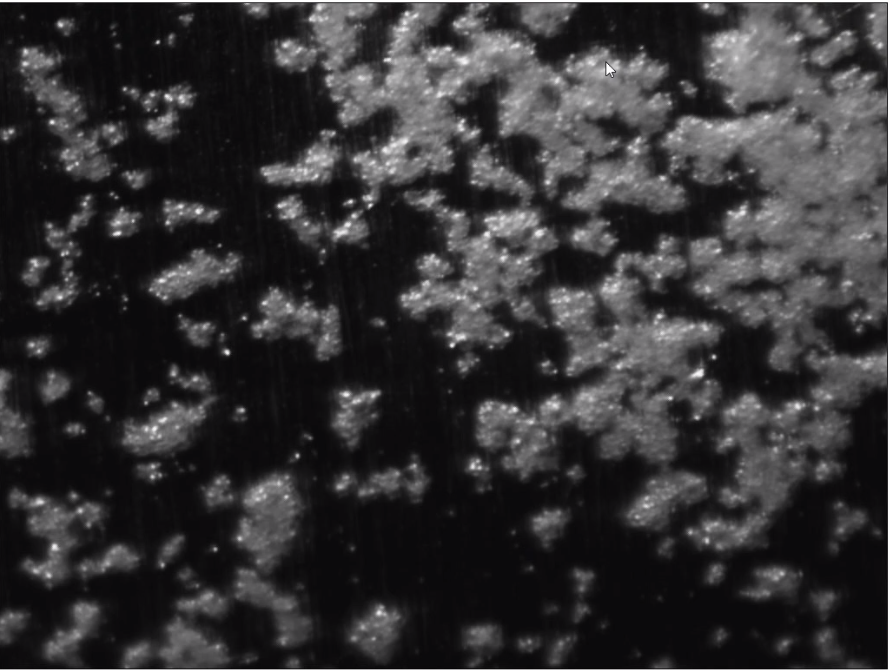
%> input picture Capture10.PNG, 890 x 670 px
$ octave hey23.m   (GNU Octave 9; MATLAB toolbox functions it lacks are replaced by stand-ins)
%> lines starting %> are read from the running program, lines starting %| are printed output that depends on the picture; in (x1, y1, x2, y2) boxes, pixels count from 0 and x2, y2 are one past the last pixel; in counts of white or black regions, pixels touching at a corner belong together; the program's own positions count from 1
clc;    % Clear the command window.
close all;  % Close all figures (except those of imtool.)
clear;  % Erase all existing variables. Or clearvars if you want.
workspace;  % Make sure the workspace panel is showing.
format long g;
format compact;
fontSize = 18;

%===============================================================================
% Read in gray scale demo image.
folder = pwd; % Determine where demo folder is (works with all versions).
baseFileName = 'Capture10.PNG';
% Get the full filename, with path prepended.
fullFileName = fullfile(folder, baseFileName);
% Check if file exists.
if ~exist(fullFileName, 'file')
  % The file doesn't exist -- didn't find it there in that folder.
  % Check the entire search path (other folders) for the file by stripping off the folder.
  fullFileNameOnSearchPath = baseFileName; % No path this time.
  if ~exist(fullFileNameOnSearchPath, 'file')
    % Still didn't find it.  Alert user.
    errorMessage = sprintf('Error: %s does not exist in the search path folders.', fullFileName);
    uiwait(warndlg(errorMessage));
    return;
  end
end
rgbImage = imread(fullFileName);
%> rgbImage is the input picture: size 670x890x3 uint8; mean R, G, B 52.3, 51, 52.5

% Get the dimensions of the image.
% numberOfColorChannels should be = 1 for a gray scale image, and 3 for an RGB color image.
[rows, columns, numberOfColorChannels] = size(rgbImage)
if numberOfColorChannels > 1
  % It's not really gray scale like we expected - it's color.
  % Use weighted sum of ALL channels to create a gray scale image.
  %   grayImage = rgb2gray(rgbImage);
  % ALTERNATE METHOD: Convert it to gray scale by taking only the green channel,
  % which in a typical snapshot will be the least noisy channel.
  grayImage = rgbImage(:, :, 1); % Take red channel.
else
  grayImage = rgbImage; % It's already gray scale.
end
% Now it's gray scale with range of 0 to 255.

% Display the image.
subplot(3, 3, 1);
imshow(grayImage, []);
title('Original Image', 'FontSize', fontSize, 'Interpreter', 'None');
axis('on', 'image');
hp = impixelinfo();

%------------------------------------------------------------------------------
% Set up figure properties:
% Enlarge figure to full screen.
set(gcf, 'Units', 'Normalized', 'OuterPosition', [0, 0.04, 1, 0.96]);
% Get rid of tool bar and pulldown menus that are along top of figure.
% set(gcf, 'Toolbar', 'none', 'Menu', 'none');
% Give a name to the title bar.
set(gcf, 'Name', 'Demo by ImageAnalyst', 'NumberTitle', 'Off')
drawnow;

% Binarize the image
binaryImage = grayImage > 128;
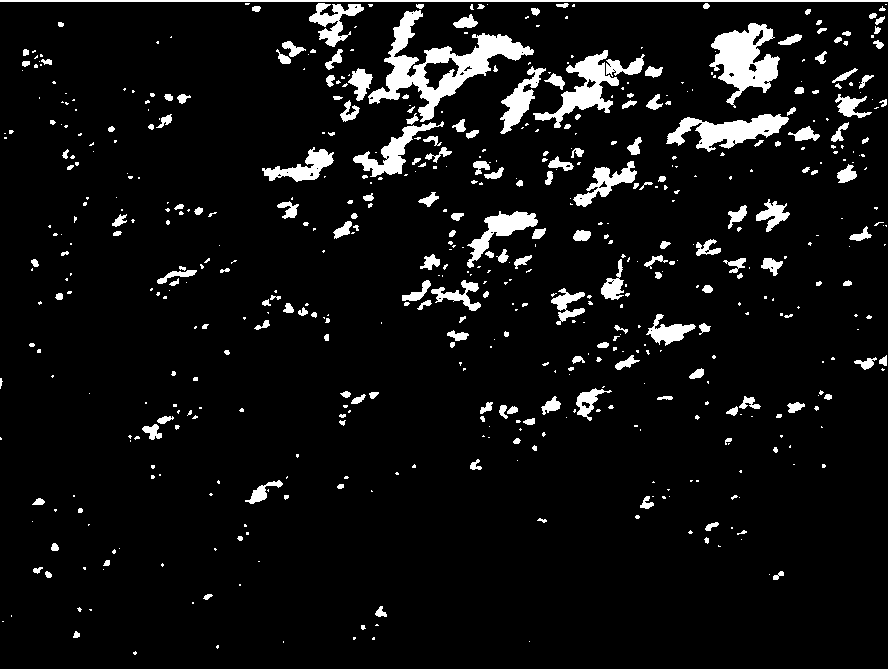
%> binaryImage: size 670x890 logical; 7.2% white; 578 white regions (368 under 20 px), largest, box (x1, y1, x2, y2) and area: (368, 10, 534, 122) 4950, (0, 0, 890, 670) 4004, (709, 23, 780, 108) 3023
% Display the image.
subplot(3, 3, 2);
imshow(binaryImage, []);
title('Binary Image', 'FontSize', fontSize, 'Interpreter', 'None');
axis('on', 'image');

% Make one type of mask, and display it.
mask1 = bwareafilt(binaryImage, 1);
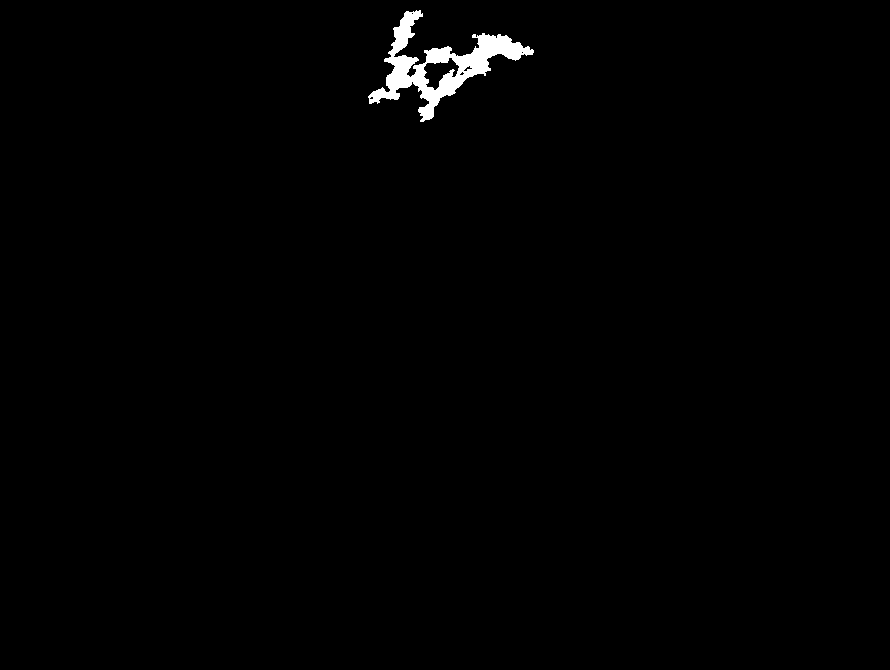
%> mask1: size 670x890 logical; 0.83% white; 1 white region, box (x1, y1, x2, y2) and area: (368, 10, 534, 122) 4950
mask1 = imfill(mask1, 'holes');
%> mask1: size 670x890 logical; 0.93% white; 1 white region, box (x1, y1, x2, y2) and area: (368, 10, 534, 122) 5534
% Display the image.
subplot(3, 3, 3);
imshow(mask1, []);
title('Mask1 = exact outline of biggest blob', 'FontSize', fontSize, 'Interpreter', 'None');
axis('on', 'image');
% Find boundary and display it
boundary1 = bwboundaries(mask1);
%> boundary1 = 1 boundary; box (x1, y1, x2, y2) and points: (368, 10, 534, 122) 737
hold on;
plot(boundary1{1}(:, 2), boundary1{1}(:, 1), 'r-', 'LineWidth', 2);

% Make another type of mask, and display it.
mask2 = imclose(binaryImage, true(3));
%> mask2: size 670x890 logical; 7.5% white; 482 white regions (300 under 20 px), largest, box (x1, y1, x2, y2) and area: (0, 0, 890, 670) 12171, (709, 23, 780, 108) 3095, (533, 50, 645, 128) 2540
mask2 = bwareafilt(mask2, 1);
%> mask2: size 670x890 logical; 2% white; 1 white region, box (x1, y1, x2, y2) and area: (0, 0, 890, 670) 12171
mask2 = imfill(mask2, 'holes');
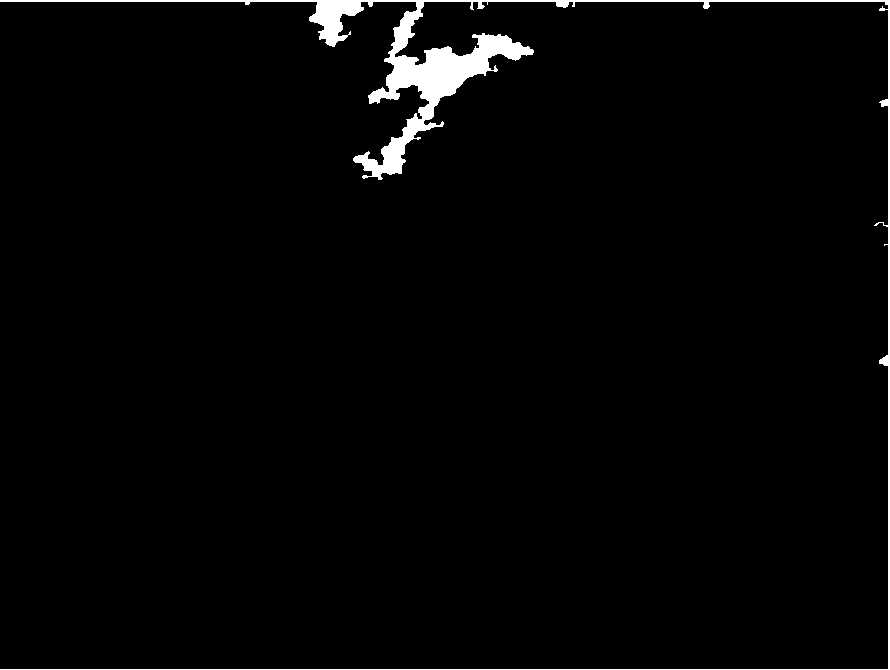
%> mask2: size 670x890 logical; 2.2% white; 1 white region, box (x1, y1, x2, y2) and area: (0, 0, 890, 670) 12973
mask2 = bwconvhull(mask2);
%> mask2: size 670x890 logical; every value is 1
% Display the image.
subplot(3, 3, 4);
imshow(mask2, []);
title('Mask2 = smoothed then convex hull', 'FontSize', fontSize, 'Interpreter', 'None');
axis('on', 'image');
% Find boundary and display it
boundary2 = bwboundaries(mask2);
%> boundary2 = 1 boundary; box (x1, y1, x2, y2) and points: (0, 0, 890, 670) 3117
hold on;
plot(boundary2{1}(:, 2), boundary2{1}(:, 1), 'r-', 'LineWidth', 2);

% Make another type of mask, and display it.
windowWidth = 89;
kernel = ones(windowWidth) / windowWidth^2;
threshold = 0.13;
mask3 = conv2(double(binaryImage), kernel, 'same') > threshold;
%> mask3: size 670x890 logical; 19% white; 5 white regions (1 under 20 px), largest, box (x1, y1, x2, y2) and area: (275, 0, 881, 329) 105379, (565, 257, 673, 373) 5832, (728, 218, 779, 260) 1652, (682, 290, 701, 304) 157
mask3 = bwareafilt(mask3, 1);
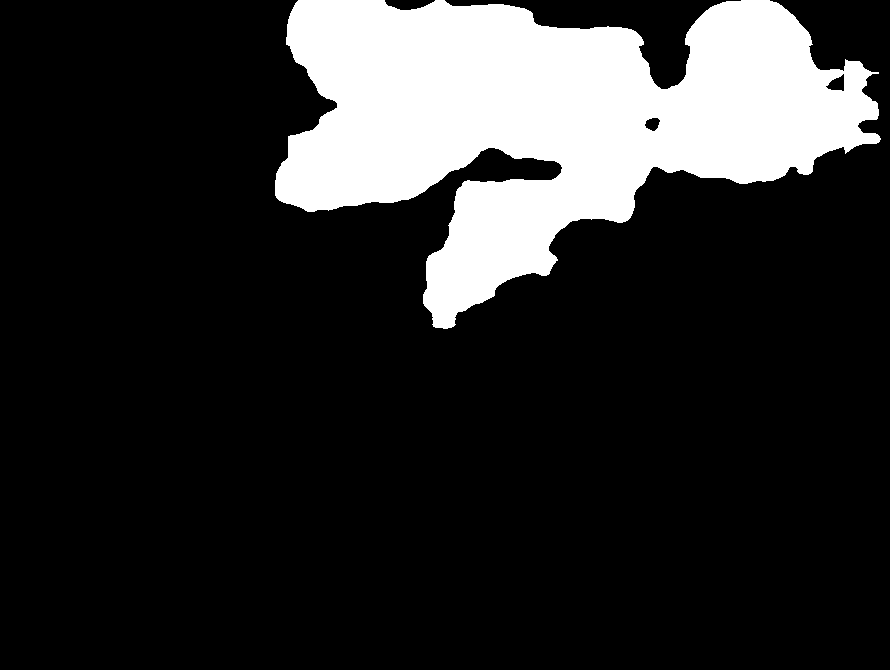
%> mask3: size 670x890 logical; 17.7% white; 1 white region, box (x1, y1, x2, y2) and area: (275, 0, 881, 329) 105379
mask3 = imfill(mask3, 'holes');
%> mask3: size 670x890 logical; 17.7% white; 1 white region, box (x1, y1, x2, y2) and area: (275, 0, 881, 329) 105697
% Display the image.
subplot(3, 3, 5);
imshow(mask3, []);
title('Mask3 = blurred then thresholded', 'FontSize', fontSize, 'Interpreter', 'None');
axis('on', 'image');
% Find boundary and display it
boundary3 = bwboundaries(mask3);
%> boundary3 = 1 boundary; box (x1, y1, x2, y2) and points: (275, 0, 881, 329) 2154
hold on;
plot(boundary3{1}(:, 2), boundary3{1}(:, 1), 'r-', 'LineWidth', 2);

% Make another type of mask, and display it.
mask4 = imclose(binaryImage, true(3));
mask4 = bwareafilt(mask4, 1);
mask4 = imfill(mask4, 'holes');
mask4 = bwconvhull(mask4);
se = strel('disk', 35, 0);
mask4 = imdilate(mask4, se);
% Display the image.
subplot(3, 3, 6);
imshow(mask4, []);
title('Mask4 = dilated convex hull', 'FontSize', fontSize, 'Interpreter', 'None');
axis('on', 'image');
% Find boundary and display it
boundary4 = bwboundaries(mask4);
%> boundary4 has the same summary as boundary2
hold on;
plot(boundary4{1}(:, 2), boundary4{1}(:, 1), 'r-', 'LineWidth', 2);

% Make one type of mask, and display it.
mask5 = bwareafilt(binaryImage, 1);
mask5 = imfill(mask5, 'holes');
% Find centroid
props = regionprops(mask5, 'Centroid');
%> props = 1 region; Centroid: [441.2 66.4]
% Create a logical image of a circle with specified
% diameter, center, and image size.
% First create the image.
[columnsInImage rowsInImage] = meshgrid(1:columns, 1:rows);
% Next create the circle in the image.
centerX = props.Centroid(1);
%> centerX = 441.2
centerY =  props.Centroid(2);
%> centerY = 66.39
radius = 200;
mask5 = (rowsInImage - centerY).^2 ...
    + (columnsInImage - centerX).^2 <= radius.^2;
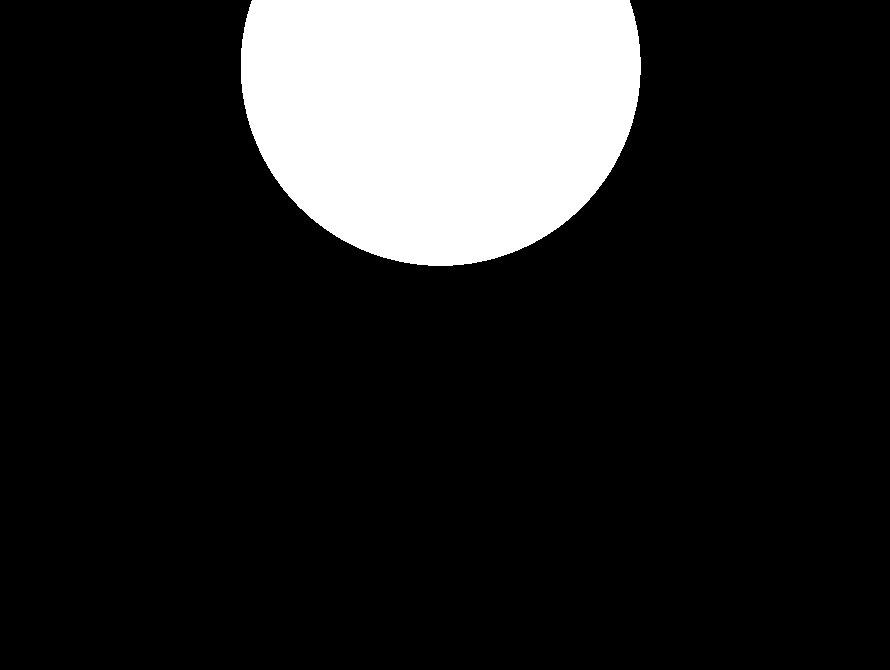
%> mask5: size 670x890 logical; 14.9% white; 1 white region, box (x1, y1, x2, y2) and area: (241, 0, 641, 266) 88712
% circlePixels is a 2D "logical" array.
% Display the image.
subplot(3, 3, 7);
imshow(mask5, []);
title('Mask5 = perfect circle', 'FontSize', fontSize, 'Interpreter', 'None');
axis('on', 'image');
% Find boundary and display it
boundary5 = bwboundaries(mask5);
%> boundary5 = 1 boundary; box (x1, y1, x2, y2) and points: (241, 0, 641, 266) 1074
hold on;
plot(boundary5{1}(:, 2), boundary5{1}(:, 1), 'r-', 'LineWidth', 2);
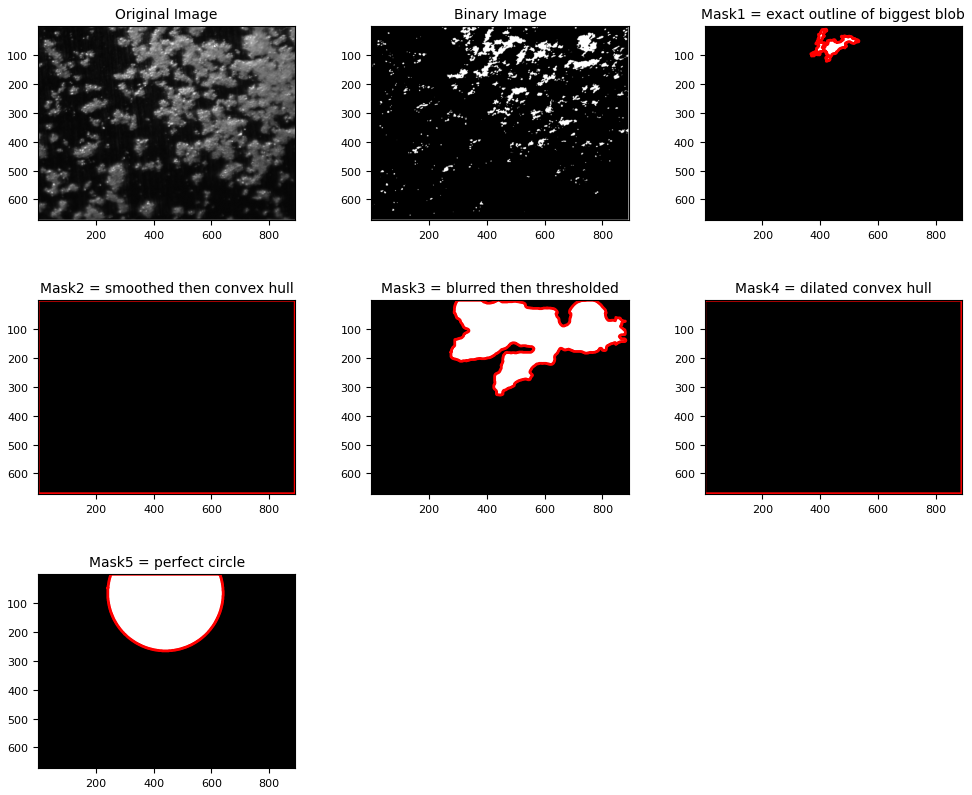
%> figure redrawn from the program's plot data, 7 panels

%=====================================================================
% Show all boundaries on original image.
% Display the image.
figure;
imshow(binaryImage, []);
title('All Boundaries', 'FontSize', fontSize, 'Interpreter', 'None');
axis('on', 'image');
%------------------------------------------------------------------------------
% Set up figure properties:
% Enlarge figure to full screen.
set(gcf, 'Units', 'Normalized', 'OuterPosition', [0, 0.04, 1, 0.96]);
% Get rid of tool bar and pulldown menus that are along top of figure.
% set(gcf, 'Toolbar', 'none', 'Menu', 'none');
% Give a name to the title bar.
set(gcf, 'Name', 'Demo by ImageAnalyst', 'NumberTitle', 'Off')
drawnow;

hold on;
plot(boundary1{1}(:, 2), boundary1{1}(:, 1), 'r-', 'LineWidth', 2);
plot(boundary2{1}(:, 2), boundary2{1}(:, 1), 'r-', 'LineWidth', 2);
plot(boundary3{1}(:, 2), boundary3{1}(:, 1), 'r-', 'LineWidth', 2);
plot(boundary4{1}(:, 2), boundary4{1}(:, 1), 'r-', 'LineWidth', 2);
plot(boundary5{1}(:, 2), boundary5{1}(:, 1), 'r-', 'LineWidth', 2);
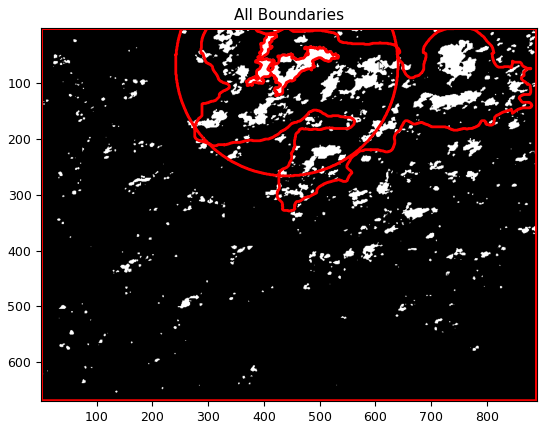
%> figure redrawn from the program's plot data

% Compute number of white, black, and area fraction of each mask
fprintf('Mask #    Num White,  Num Black,  Num Mask,  Area Fraction\n----------------------------------------------------------\n');
% For mask #1:
areaMask = nnz(mask1);
%> areaMask = 5534
areaWhite = nnz(mask1 & binaryImage);
%> areaWhite = 4950
areaBlack = areaMask - areaWhite;
%> areaBlack = 584
areaFraction = areaWhite / areaMask;
%> areaFraction = 0.894
fprintf('   1 %12d %10d %11d %12.3f\n', areaWhite, areaBlack, areaMask, areaFraction);
%|    1         4950        584        5534        0.894
% For mask #2:
areaMask = nnz(mask2);
%> areaMask = 596300
areaWhite = nnz(mask2 & binaryImage);
%> areaWhite = 43080
areaBlack = areaMask - areaWhite;
%> areaBlack = 553220
areaFraction = areaWhite / areaMask;
%> areaFraction = 0.0722
fprintf('   2 %12d %10d %11d %12.3f\n', areaWhite, areaBlack, areaMask, areaFraction);
%|    2        43080     553220      596300        0.072
% For mask #3:
areaMask = nnz(mask3);
%> areaMask = 105697
areaWhite = nnz(mask3 & binaryImage);
%> areaWhite = 25418
areaBlack = areaMask - areaWhite;
%> areaBlack = 80279
areaFraction = areaWhite / areaMask;
%> areaFraction = 0.24
fprintf('   3 %12d %10d %11d %12.3f\n', areaWhite, areaBlack, areaMask, areaFraction);
%|    3        25418      80279      105697        0.240
% For mask #4:
areaMask = nnz(mask4);
%> areaMask = 596300
areaWhite = nnz(mask4 & binaryImage);
%> areaWhite = 43080
areaBlack = areaMask - areaWhite;
%> areaBlack = 553220
areaFraction = areaWhite / areaMask;
%> areaFraction = 0.0722
fprintf('   4 %12d %10d %11d %12.3f\n', areaWhite, areaBlack, areaMask, areaFraction);
%|    4        43080     553220      596300        0.072
% For mask #5:
areaMask = nnz(mask5);
%> areaMask = 88712
areaWhite = nnz(mask5 & binaryImage);
%> areaWhite = 18566
areaBlack = areaMask - areaWhite;
%> areaBlack = 70146
areaFraction = areaWhite / areaMask;
%> areaFraction = 0.209
fprintf('   5 %12d %10d %11d %12.3f\n', areaWhite, areaBlack, areaMask, areaFraction);
%|    5        18566      70146       88712        0.209

$ run again, with rice.png copied over Capture10.PNG
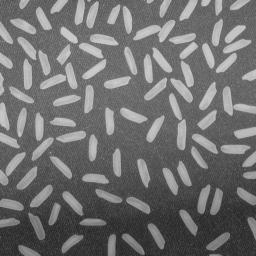
%> input picture rice.png, 256 x 256 px
%> rgbImage is the input picture: size 256x256 uint8; min 40, max 204, mean 111.2
%> `binaryImage = grayImage > 128;`:
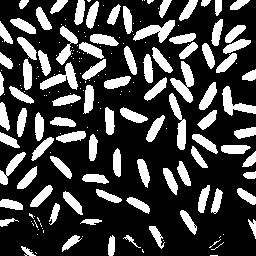
%> binaryImage: size 256x256 logical; 26.5% white; 187 white regions (98 under 20 px), largest, box (x1, y1, x2, y2) and area: (170, 61, 194, 103) 452, (133, 20, 175, 43) 435, (40, 62, 78, 90) 427
%> mask1: size 256x256 logical; 0.69% white; 1 white region, box (x1, y1, x2, y2) and area: (170, 61, 194, 103) 452
%> boundary1 = 1 boundary; box (x1, y1, x2, y2) and points: (170, 61, 194, 103) 117
%> boundary2 = 1 boundary; box (x1, y1, x2, y2) and points: (40, 24, 119, 90) 213
%> mask3: size 256x256 logical; 84.6% white; 4 black regions (1 under 20 px), largest, box (x1, y1, x2, y2) and area: (0, 150, 256, 256) 9332, (0, 0, 32, 23) 410, (228, 0, 256, 24) 328
%> boundary3 = 1 boundary; box (x1, y1, x2, y2) and points: (0, 0, 256, 237) 866
%> mask4: size 256x256 logical; 22.6% white; 1 white region, box (x1, y1, x2, y2) and area: (5, 0, 154, 125) 14818
%> boundary4 = 1 boundary; box (x1, y1, x2, y2) and points: (5, 0, 154, 125) 409
%> props = 1 region; Centroid: [185.3 83.3]
%> centerX = 185.3
%> centerY = 83.3
%> mask5: size 256x256 logical; 95.1% white; 2 black regions (1 under 20 px), largest, box (x1, y1, x2, y2) and area: (0, 161, 84, 256) 3187
%> boundary5 = 1 boundary; box (x1, y1, x2, y2) and points: (0, 0, 256, 256) 944
%> `plot(boundary5{1}(:, 2), boundary5{1}(:, 1), 'r-', 'LineWidth', 2);`:
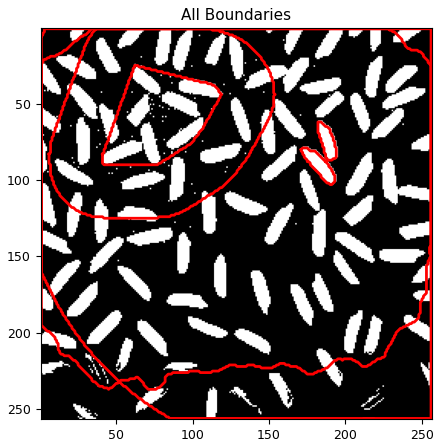
%> figure redrawn from the program's plot data
%> `areaMask = nnz(mask1);`: areaMask = 452
%> `areaBlack = areaMask - areaWhite;`: areaBlack = 0
%> `areaFraction = areaWhite / areaMask;`: areaFraction = 1
%|    1          452          0         452        1.000
%> `areaMask = nnz(mask2);`: areaMask = 3415
%> `areaWhite = nnz(mask2 & binaryImage);`: areaWhite = 1517
%> `areaBlack = areaMask - areaWhite;`: areaBlack = 1898
%> `areaFraction = areaWhite / areaMask;`: areaFraction = 0.444
%|    2         1517       1898        3415        0.444
%> `areaMask = nnz(mask3);`: areaMask = 55461
%> `areaWhite = nnz(mask3 & binaryImage);`: areaWhite = 16131
%> `areaBlack = areaMask - areaWhite;`: areaBlack = 39330
%> `areaFraction = areaWhite / areaMask;`: areaFraction = 0.291
%|    3        16131      39330       55461        0.291
%> `areaMask = nnz(mask4);`: areaMask = 14818
%> `areaWhite = nnz(mask4 & binaryImage);`: areaWhite = 4934
%> `areaBlack = areaMask - areaWhite;`: areaBlack = 9884
%> `areaFraction = areaWhite / areaMask;`: areaFraction = 0.333
%|    4         4934       9884       14818        0.333
%> `areaMask = nnz(mask5);`: areaMask = 62341
%> `areaWhite = nnz(mask5 & binaryImage);`: areaWhite = 16863
%> `areaBlack = areaMask - areaWhite;`: areaBlack = 45478
%> `areaFraction = areaWhite / areaMask;`: areaFraction = 0.27
%|    5        16863      45478       62341        0.270
